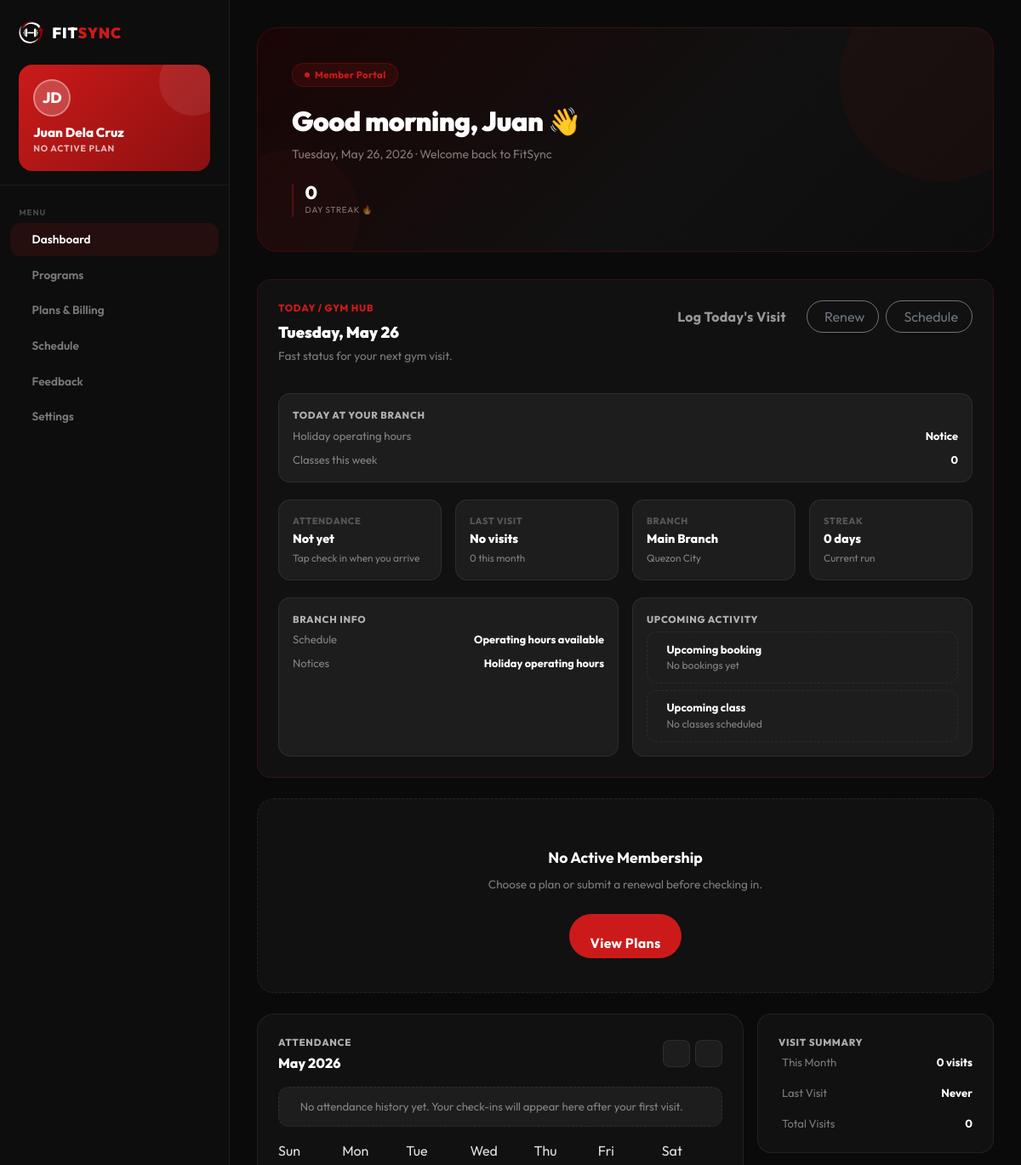
Page /profile.php (signed in, upper part) on the earlier database version.
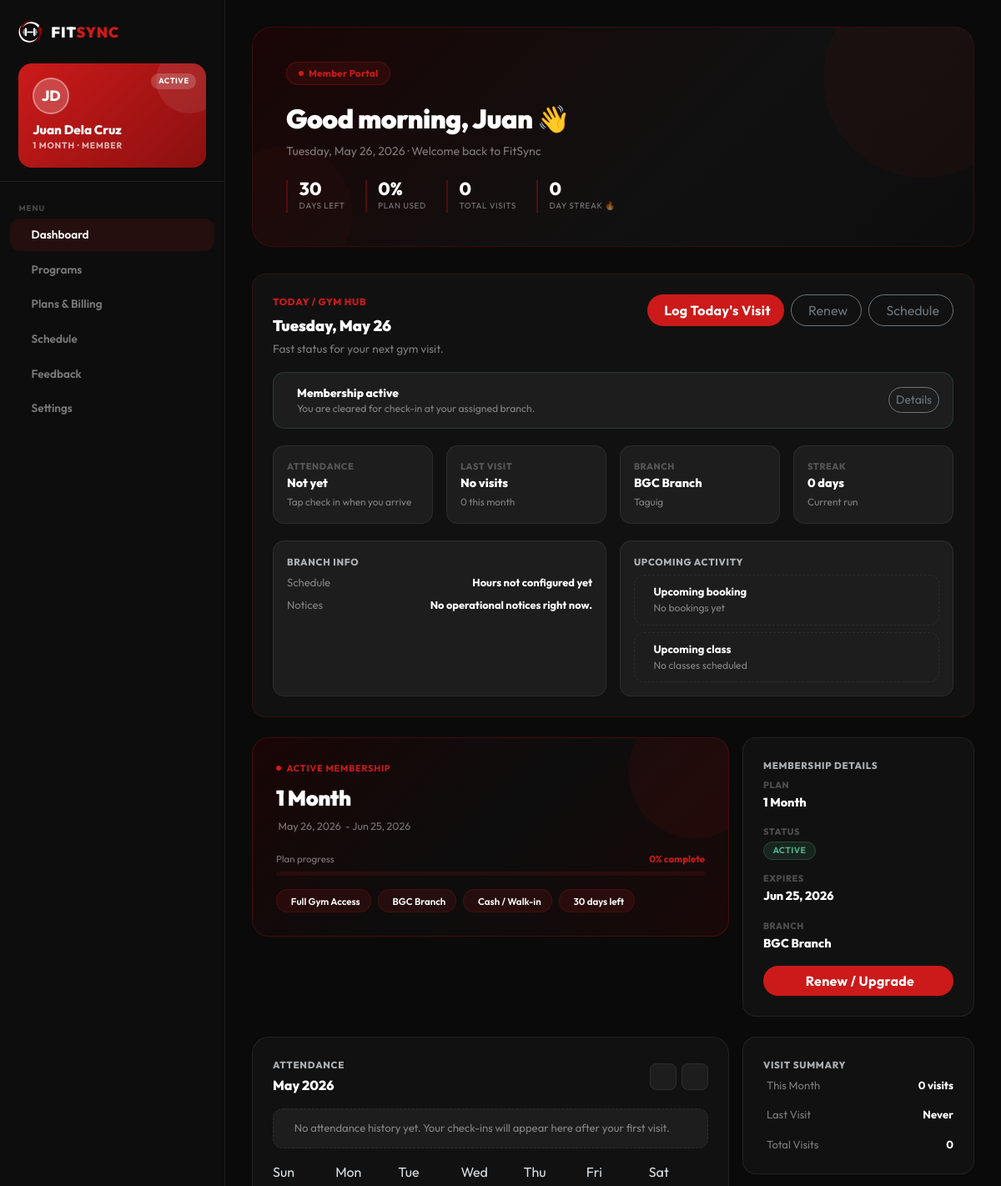
Same page on the later database version.
### tables this page shows
CREATE TABLE `users` (
  `id` int(10) UNSIGNED NOT NULL,
  `role` enum('admin','member') NOT NULL DEFAULT 'member',
  `first_name` varchar(64) NOT NULL,
  `last_name` varchar(64) NOT NULL,
  `email` varchar(191) NOT NULL,
  `password_hash` varchar(255) NOT NULL,
  `birthdate` date DEFAULT NULL,
  `gender` enum('male','female','nonbinary','other') DEFAULT NULL,
  `email_verified_at` datetime DEFAULT NULL,
  `verification_token` varchar(128) DEFAULT NULL,
  `remember_token` varchar(128) DEFAULT NULL,
  `profile_photo` varchar(255) DEFAULT NULL,
  `is_active` tinyint(1) NOT NULL DEFAULT 1,
  `last_login_at` datetime DEFAULT NULL,
  `created_at` datetime NOT NULL DEFAULT current_timestamp(),
  `updated_at` datetime NOT NULL DEFAULT current_timestamp() ON UPDATE current_timestamp()
);

CREATE TABLE `branch_announcements` (
  `id` int(10) UNSIGNED NOT NULL,
  `branch_id` smallint(5) UNSIGNED NOT NULL,
  `title` varchar(140) NOT NULL,
  `body` text NOT NULL,
  `starts_at` datetime NOT NULL,
  `ends_at` datetime DEFAULT NULL,
  `is_active` tinyint(1) NOT NULL DEFAULT 1,
  `created_at` datetime NOT NULL DEFAULT current_timestamp()
);

CREATE TABLE `memberships` (
  `id` int(10) UNSIGNED NOT NULL,
  `user_id` int(10) UNSIGNED NOT NULL,
  `plan_id` smallint(5) UNSIGNED NOT NULL,
  `branch_id` smallint(5) UNSIGNED NOT NULL DEFAULT 1,
  `starts_at` date NOT NULL,
  `ends_at` date NOT NULL,
  `amount_paid` decimal(10,2) NOT NULL,
  `payment_method` enum('credit_card','debit_card','gcash','maya','bank_transfer','cash') NOT NULL DEFAULT 'cash',
  `payment_status` enum('pending','paid','failed','refunded') NOT NULL DEFAULT 'paid',
  `status` enum('pending','active','expired','cancelled','frozen') NOT NULL DEFAULT 'active',
  `payment_ref` varchar(128) DEFAULT NULL,
  `created_at` datetime NOT NULL DEFAULT current_timestamp(),
  `updated_at` datetime NOT NULL DEFAULT current_timestamp() ON UPDATE current_timestamp()
);

CREATE TABLE `membership_plans` (
  `id` smallint(5) UNSIGNED NOT NULL,
  `slug` varchar(16) NOT NULL,
  `label` varchar(32) NOT NULL,
  `duration_days` smallint(5) UNSIGNED NOT NULL,
  `price` decimal(10,2) NOT NULL,
  `original_price` decimal(10,2) NOT NULL,
  `features_json` longtext DEFAULT NULL,
  `is_active` tinyint(1) NOT NULL DEFAULT 1,
  `sort_order` tinyint(3) UNSIGNED NOT NULL DEFAULT 0
);

CREATE TABLE `branches` (
  `id` smallint(5) UNSIGNED NOT NULL,
  `name` varchar(100) NOT NULL,
  `city` varchar(64) NOT NULL,
  `address` varchar(255) DEFAULT NULL,
  `maps_embed` text DEFAULT NULL,
  `is_active` tinyint(1) NOT NULL DEFAULT 1,
  `created_at` datetime NOT NULL DEFAULT current_timestamp()
);

### profile.php (the view, shortened to what the rows shown need)
<?php
require_once __DIR__ . '/config/db.php';
require_once __DIR__ . '/includes/attendance_helpers.php';
require_once __DIR__ . '/includes/membership_helpers.php';
require_once __DIR__ . '/includes/schedule_helpers.php';
$pdo    = db();
$userId = (int) $_SESSION['user_id'];
$stmt = $pdo->prepare('SELECT * FROM users WHERE id = ? LIMIT 1');
$stmt->execute([$userId]);
$userRow = $stmt->fetch();
$mem = getLatestMembership($pdo, $userId);
$activeMembership = getActiveMembership($pdo, $userId);
$hasActiveMembership = (bool) $activeMembership;
if ($activeMembership) {
    $mem = $activeMembership;
}
$stmt = $pdo->prepare(
    'SELECT m.*, p.label AS plan_label, b.name AS branch_name
     FROM memberships m
     JOIN membership_plans p ON p.id = m.plan_id
     JOIN branches b ON b.id = m.branch_id
     WHERE m.user_id = ?
     ORDER BY m.created_at DESC, m.starts_at DESC'
);
$stmt->execute([$userId]);
$allMems = $stmt->fetchAll();
$attendanceDates = fitsyncAttendanceDates($pdo, $userId);
$attendanceTotal = fitsyncAttendanceTotal($pdo, $userId);
$lastAttendanceDate = $attendanceDates ? end($attendanceDates) : null;
$monthlyVisitsStmt = $pdo->prepare(
    'SELECT COUNT(*) FROM attendance_logs
     WHERE user_id = ? AND check_in_at >= DATE_FORMAT(CURDATE(), "%Y-%m-01")'
);
$monthlyVisitsStmt->execute([$userId]);
$monthlyVisits = (int) $monthlyVisitsStmt->fetchColumn();
$daysRemaining = 0;
$progressPct   = 0;
if ($mem) {
    $now   = new DateTime('today');
    $start = new DateTime($mem['starts_at']);
    $end   = new DateTime($mem['ends_at']);
    $daysRemaining = $end > $now ? (int) $now->diff($end)->days : 0;
    $totalDays     = max(1, (int) $start->diff($end)->days);
    $cap           = $now < $end ? $now : $end;
    $elapsed       = $start <= $cap ? (int) $start->diff($cap)->days : 0;
    $progressPct   = min(100, (int) round(($elapsed / $totalDays) * 100));
}
$scheduleContext = memberScheduleContext($pdo, $mem, $userId);
$memberHub = memberDashboardData($mem, $allMems, $attendanceDates, $monthlyVisits, $daysRemaining, $hasActiveMembership, $scheduleContext);
$initials = strtoupper(
    substr($userRow['first_name'] ?? 'U', 0, 1) .
    substr($userRow['last_name']  ?? 'U', 0, 1)
);
$fullName = htmlspecialchars(trim(($userRow['first_name'] ?? '') . ' ' . ($userRow['last_name'] ?? '')));
$hour     = (int) (new DateTime())->format('H');
$greeting = $hour < 12 ? 'Good morning' : ($hour < 17 ? 'Good afternoon' : 'Good evening');
function payLabel(string $m): string {
    return match($m) {
        'credit_card'   => 'Credit Card',
        'debit_card'    => 'Debit Card',
        'gcash'         => 'GCash',
        'maya'          => 'Maya',
        'bank_transfer' => 'Bank Transfer',
        'cash'          => 'Cash / Walk-in',
        default         => ucfirst($m),
    };
}
?>
<!DOCTYPE html>
<html lang="en" data-bs-theme="dark">
<head>
    <link rel="stylesheet" href="https://cdn.jsdelivr.net/npm/bootstrap@5.3.3/dist/css/bootstrap.min.css" />
    <link rel="stylesheet" href="https://cdn.jsdelivr.net/npm/@tabler/icons-webfont@latest/tabler-icons.min.css" />
</head>
<body>
<aside class="sidebar" id="sidebar">
    <div class="sb-header">
        <div class="sb-avatar-card">
            <?php if ($hasActiveMembership): ?>
                <span class="sb-member-badge">Active</span>
            <?php endif ?>
            <div class="sb-avatar" id="sbAvatar">
                <span id="sbAvatarInitials"><?= $initials ?></span>
            </div>
            <div class="sb-member-name" id="sbMemberName"><?= $fullName ?></div>
            <div class="sb-member-plan">
                <?= $hasActiveMembership ? htmlspecialchars($mem['plan_label']) . ' · Member' : 'No active plan' ?>
            </div>
        </div>
    </div>
</aside>
<main class="main-content">
    <div class="dash-hero" id="dashHero">
        <div style="position:relative;z-index:1">
            <div class="dash-hero-badge"><span></span> Member Portal</div>
            <div class="dash-hero-greeting"><?= $greeting ?>, <?= htmlspecialchars($userRow['first_name'] ?? 'Member') ?> 👋</div>
            <div class="dash-hero-sub"><?= date('l, F j, Y') ?> · Welcome back to FitSync</div>
            <div class="dash-hero-stats">
                <?php if ($hasActiveMembership): ?>
                <div class="dash-mini-stat">
                    <div class="dash-mini-stat-val"><?= number_format($daysRemaining) ?></div>
                    <div class="dash-mini-stat-lbl">Days Left</div>
                </div>
                <div class="dash-mini-stat">
                    <div class="dash-mini-stat-val"><?= $progressPct ?>%</div>
                    <div class="dash-mini-stat-lbl">Plan Used</div>
                </div>
                <div class="dash-mini-stat">
                    <div class="dash-mini-stat-val" id="attendanceTotalHero"><?= number_format($attendanceTotal) ?></div>
                    <div class="dash-mini-stat-lbl">Total Visits</div>
                </div>
                <?php endif ?>
                <div class="dash-mini-stat">
                </div>
            </div>
        </div>
    </div>
    <div class="page-section active" id="tab-dashboard">
        <?php include __DIR__ . '/includes/member_today_panel.php'; ?>
        <?php include __DIR__ . '/includes/member_membership_section.php'; ?>
    </div>
</main>
</body>
</html>

### includes/member_today_panel.php (shortened to what the rows shown need)
<div class="fs-card member-hub-card mb-4">
    <?php if (!empty($memberHub['operations']['today_class']) || !empty($memberHub['operations']['announcement']) || !empty($memberHub['operations']['weekly_class_count'])): ?>
    <div class="hub-soft-panel mt-3">
        <div class="d-flex flex-column gap-2">
            <?php if (!empty($memberHub['operations']['announcement'])): ?>
            <div class="d-flex justify-content-between gap-3">
                <span><?= memberH($memberHub['operations']['announcement']['title']) ?></span>
                <strong>Notice</strong>
            </div>
            <?php endif ?>
        </div>
    </div>
    <?php endif ?>
    <div class="row g-3 mt-1">
        <div class="col-lg-6">
            <div class="hub-soft-panel h-100">
                <div class="d-flex flex-column gap-2">
                    <div class="d-flex justify-content-between gap-3">
                        <span>Notices</span>
                        <strong><?= memberH($memberHub['branch']['notice']) ?></strong>
                    </div>
                </div>
            </div>
        </div>
    </div>
</div>

### includes/member_membership_section.php (shortened to what the rows shown need)
<?php if ($hasActiveMembership): ?>
<div class="row g-3 mb-4">
    <div class="col-lg-8">
        <div class="membership-card">
            <div class="mem-tag"><span></span> Active Membership</div>
            <div class="mem-plan-name"><?= htmlspecialchars($mem['plan_label']) ?></div>
            <div class="mem-dates">
                &nbsp;<?= date('M j, Y', strtotime($mem['starts_at'])) ?>
                &nbsp;-&nbsp;<?= date('M j, Y', strtotime($mem['ends_at'])) ?>
            </div>
            <div class="mem-progress-label">
                <span>Plan progress</span>
                <span><?= $progressPct ?>% complete</span>
            </div>
            <div class="progress-track">
            </div>
            <div class="mem-pills mt-3">
                <span class="mem-pill"><i class="ti ti-check"></i> Full Gym Access</span>
                <span class="mem-pill"><i class="ti ti-building-store"></i> <?= htmlspecialchars($mem['branch_name']) ?></span>
                <span class="mem-pill"><i class="ti ti-credit-card"></i> <?= htmlspecialchars(payLabel($mem['payment_method'])) ?></span>
                <span class="mem-pill"><i class="ti ti-hourglass"></i> <?= $daysRemaining ?> days left</span>
            </div>
        </div>
    </div>
    <div class="col-lg-4">
        <div class="fs-card h-100 d-flex flex-column">
            <div class="section-kicker text-muted">Membership Details</div>
            <div class="d-flex flex-column gap-3 flex-grow-1">
                <div>
                    <div class="detail-label">Plan</div>
                    <div class="detail-value"><?= htmlspecialchars($mem['plan_label']) ?></div>
                </div>
                <div>
                    <div class="detail-label">Status</div>
                    <span class="status-badge <?= htmlspecialchars($mem['status']) ?>"><?= ucfirst($mem['status']) ?></span>
                </div>
                <div>
                    <div class="detail-label">Expires</div>
                    <div class="detail-value"><?= date('M j, Y', strtotime($mem['ends_at'])) ?></div>
                </div>
                <div>
                    <div class="detail-label">Branch</div>
                    <div class="detail-value"><?= htmlspecialchars($mem['branch_name']) ?></div>
                </div>
            </div>
            <button class="btn btn-fs w-100 rounded-pill mt-3" onclick="showTab('billing', null)">
                <i class="ti ti-refresh me-1"></i>Renew / Upgrade
            </button>
        </div>
    </div>
</div>
<?php endif ?>

Differences in the rows shown:
no longer on this page (row unchanged): branch_announcements: title "Holiday operating hours"
added memberships: plan.label "1 MONTH", ends_at "30", plan.label "1 Month", starts_at "May 26, 2026", ends_at "Jun 25, 2026", branch.name "BGC Branch", payment_method "Cash / Walk-in", status "ACTIVE"
Other differences:
$progressPct: (not shown) → "0"
$attendanceTotal: (not shown) → "0"
memberH($memberHub['branch']['name']): "Main Branch" → "BGC Branch"
memberH($memberHub['branch']['city'] ?: 'Assigned branch'): "Quezon City" → "Taguig"
memberH($memberHub['branch']['schedule_status']): "Operating hours available" → "Hours not configured yet"
memberH($memberHub['branch']['notice']): (not shown) → "No operational notices right now."
$memberHub['operations']['weekly_class_count']: "0" → (not shown)
text no longer shown: "NO ACTIVE PLAN TODAY AT YOUR BRANCH Notice Classes this week No Active Membership Choose a plan or submit a renewal before checking in. View Plans"
text now shown: "ACTIVE · MEMBER DAYS LEFT % PLAN USED TOTAL VISITS ACTIVE MEMBERSHIP - Plan progress % complete Full Gym Access days left MEMBERSHIP DETAILS PLAN STATUS EXPIRES BRANCH Renew / Upgrade"
new list line: "Membership active You are cleared for check-in at your assigned branch. Details"
